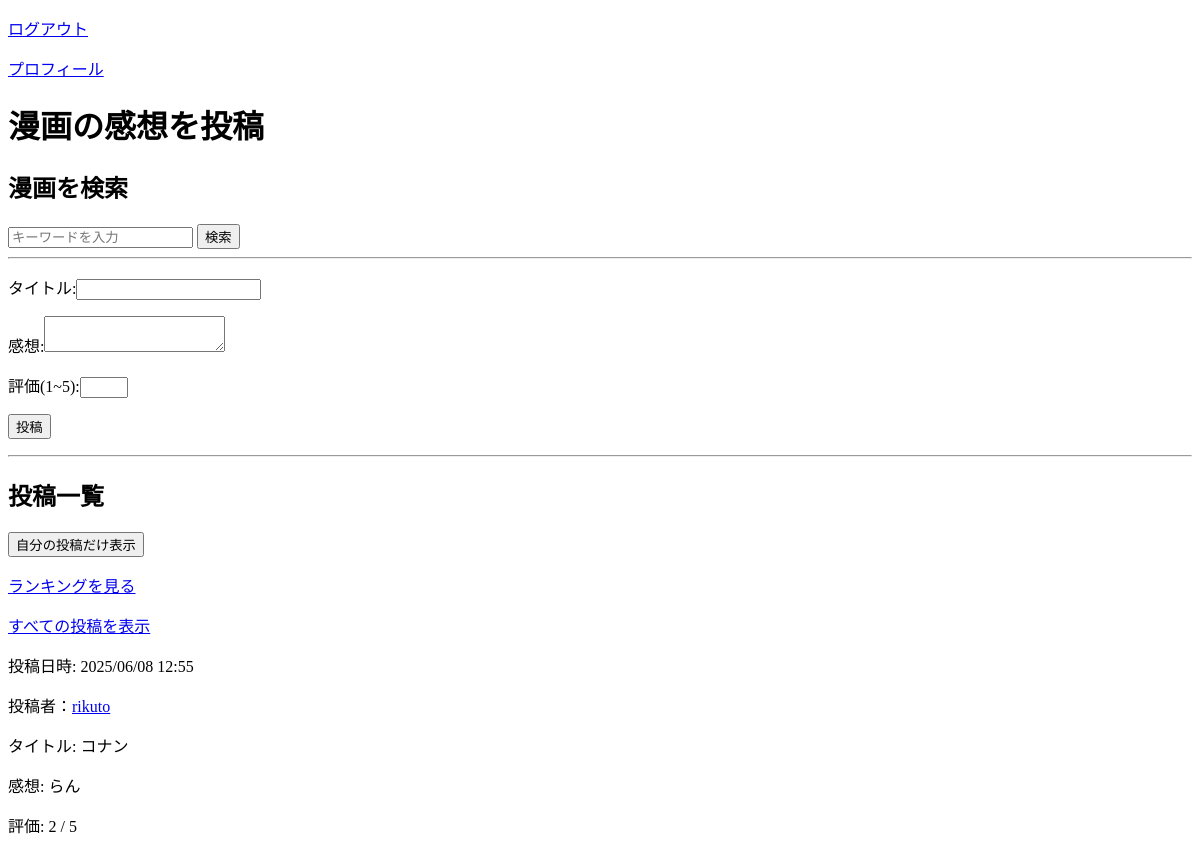
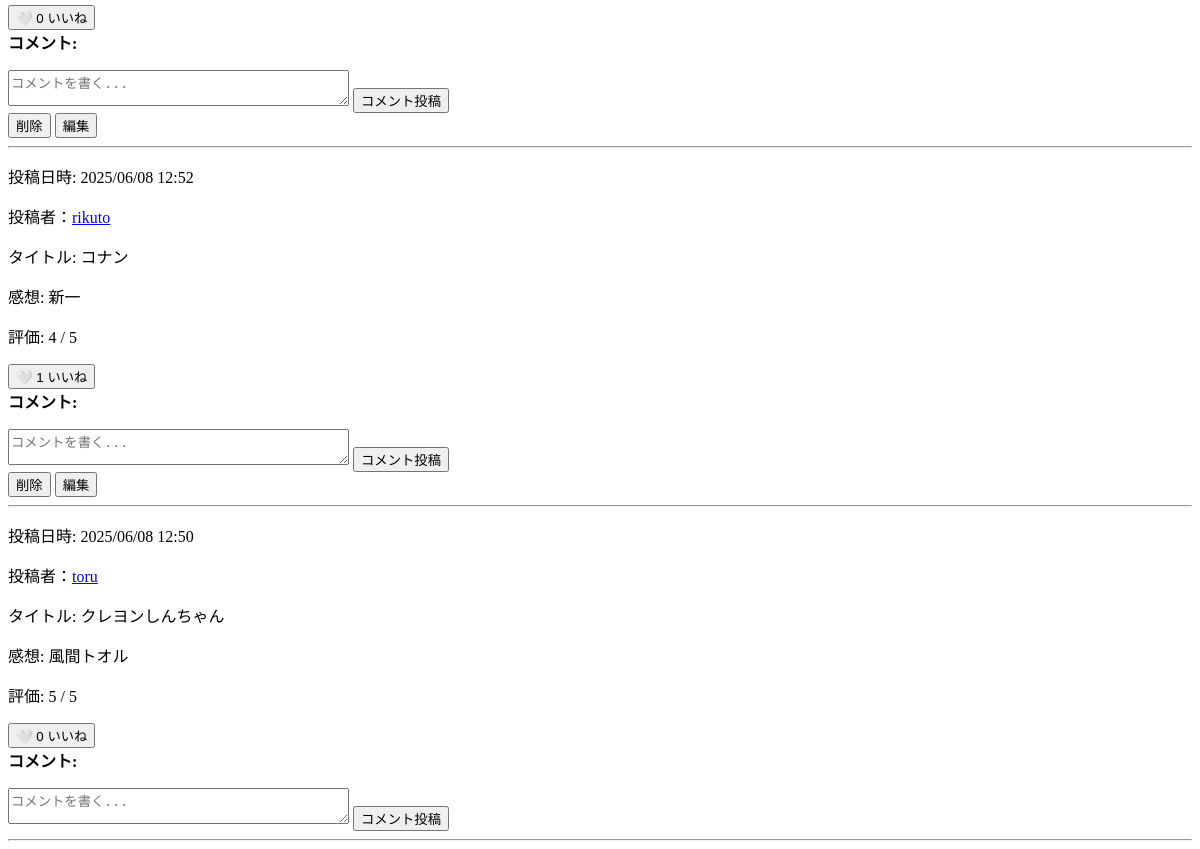
/ (signed in), run on an earlier commit of the app's database (2 pictures, top to bottom).
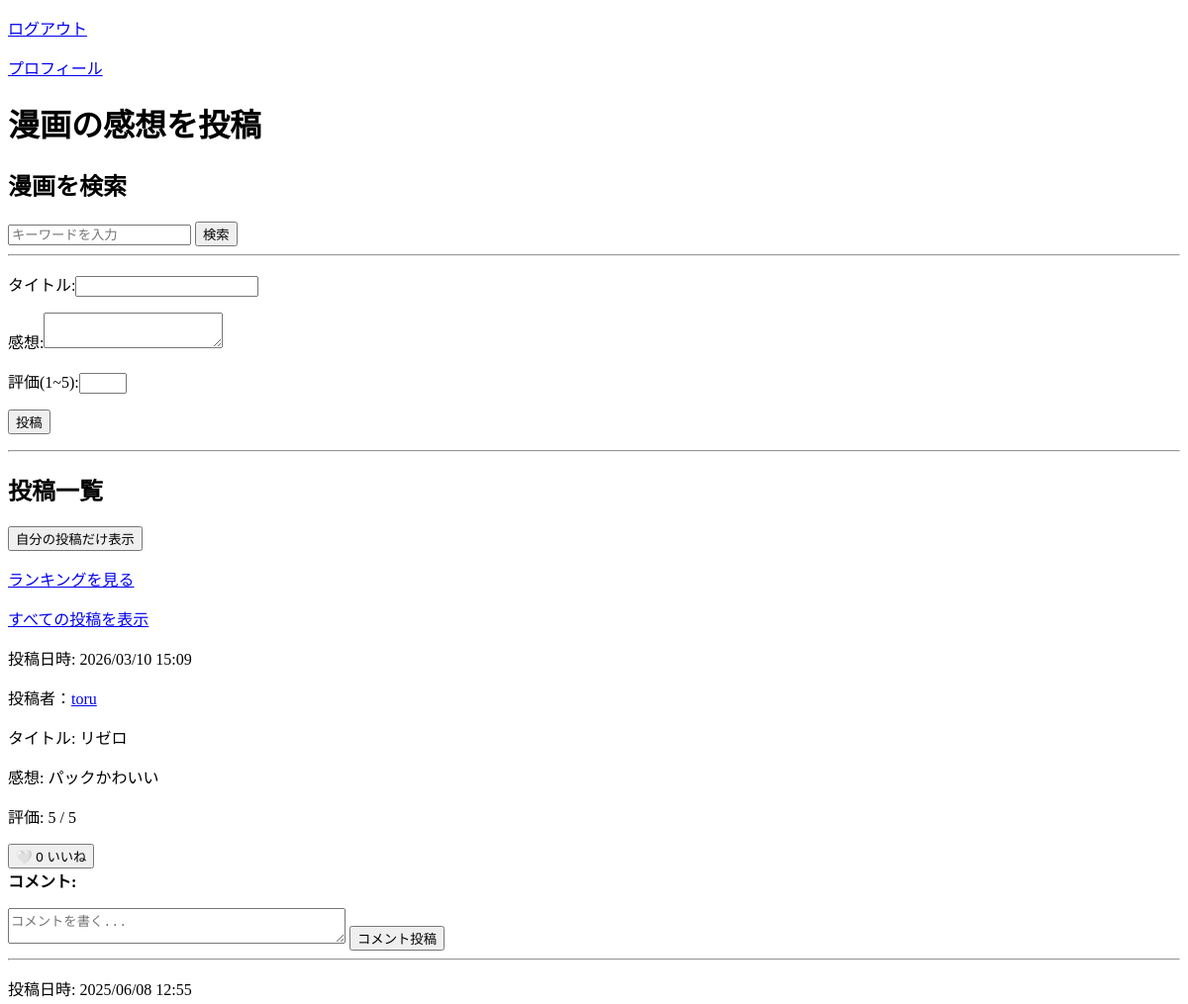
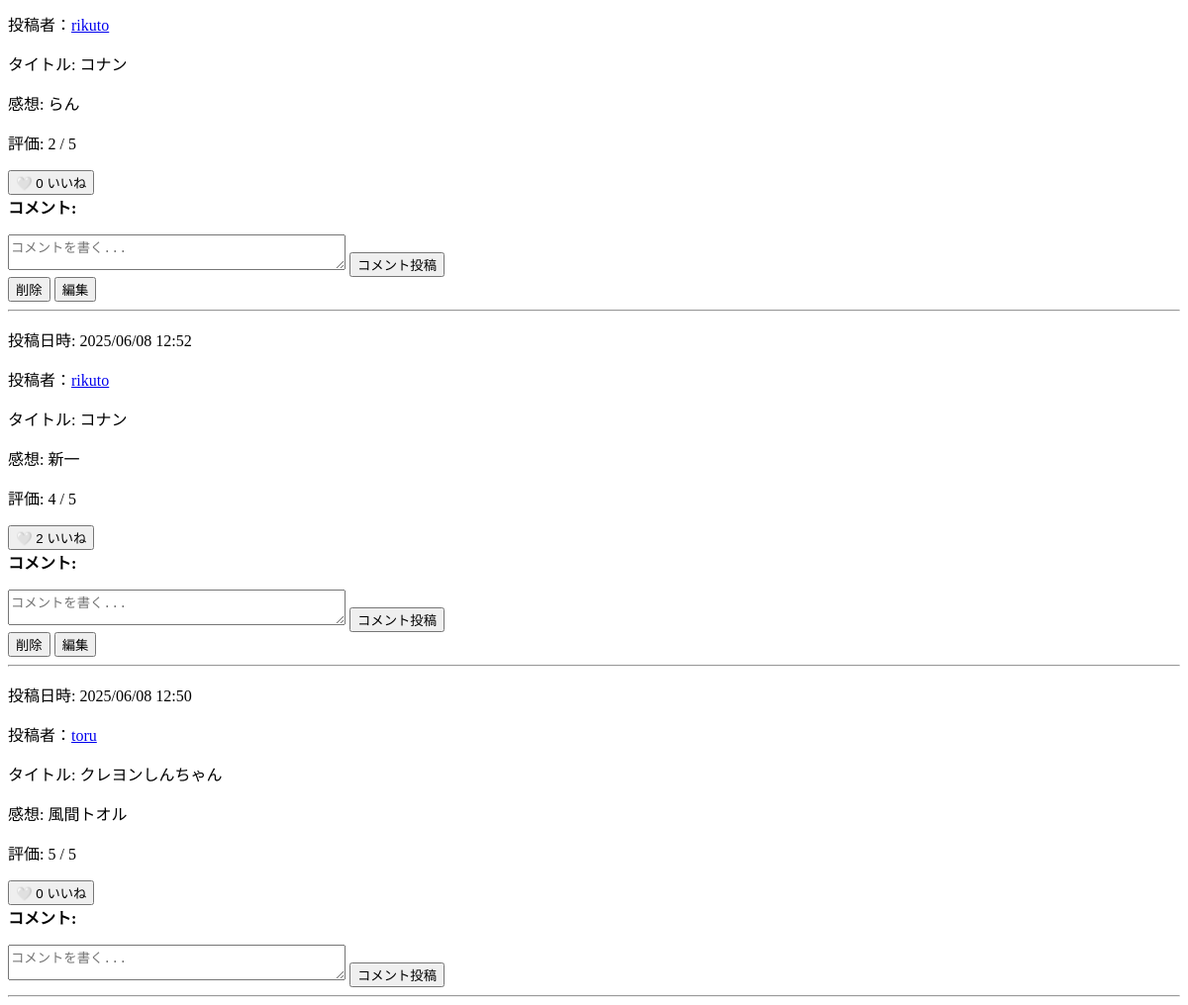
And on a later commit of the database (2 pictures, top to bottom).
### app/models.py (models this page shows, shortened)
class Book(db.Model):
    id = db.Column(db.Integer, primary_key=True)
    title = db.Column(db.String(100), nullable=False)
    review = db.Column(db.Text, nullable=False)
    rating = db.Column(db.Integer, nullable=False)
    created_at = db.Column(db.DateTime, default=datetime.utcnow)
    user_id = db.Column(db.Integer, db.ForeignKey('user.id'), nullable=False)
    user = db.relationship('User', backref='books')
    likes = db.relationship('Like', backref='book', cascade="all, delete", lazy='dynamic')
    comments = db.relationship('Comment', backref='book', cascade='all, delete', lazy='dynamic')

class User(db.Model, UserMixin):
    id = db.Column(db.Integer, primary_key=True)
    username = db.Column(db.String(64), unique=True, nullable=False)
    password_hash = db.Column(db.String(128), nullable=False)
    likes = db.relationship('Like', backref='user', cascade="all, delete", lazy='dynamic')
    profile_image = db.Column(db.String(256), nullable=True)
    display_name = db.Column(db.String(64), nullable=True)
    bio = db.Column(db.Text)

### app/routes.py (the view, shortened to what this page needs)
@bp.route("/", methods=["GET", "POST"])
@login_required
def index():
    error = None
    title = ""
    review = ""
    rating = ""
    filter_option = request.args.get("filter", "")
    keyword = request.args.get("keyword", "")
    if filter_option == "my_posts":
        books = Book.query.filter_by(user_id=current_user.id).all()
    elif keyword:
        books = Book.query.filter(Book.title.contains(keyword)).order_by(Book.created_at.desc()).all()
    else:
        books = Book.query.order_by(Book.created_at.desc()).all()
    return render_template("index.html", posts=books, error=error,
                           input_title=title, input_review=review, input_rating=rating)

### app/__init__.py (called while the page is built)
def create_app():
    app = Flask(__name__)
    app.config['SQLALCHEMY_DATABASE_URI'] = 'sqlite:///app.db'
    app.config['SQLALCHEMY_TRACK_MODIFICATIONS'] = False
    app.config['SECRET_KEY'] = 'secret-key' # ログインに必要
    db.init_app(app)
    migrate.init_app(app, db)
    from app.routes import bp
    app.register_blueprint(bp)
    login_manager = LoginManager()
    login_manager.init_app(app)
    login_manager.login_view = "main.login"  # 未ログイン時のリダイレクト先
    @login_manager.user_loader
    def load_user(user_id):
        return User.query.get(int(user_id))
    return app

### app/templates/index.html (shortened to what this page needs)
<!DOCTYPE html>
<html lang="ja">
    <head>
    </head>
    <body>
        <p>
            <a href="{{ url_for('main.logout') }}">ログアウト</a>
        </p>
        <p><a href="{{ url_for('main.profile') }}">プロフィール</a></p>
        <h1>漫画の感想を投稿</h1>
        <h2>漫画を検索</h2>
        <form method="GET" action="{{ url_for('main.index') }}">
            <input type="text" name="keyword" placeholder="キーワードを入力" value="{{ request.args.get('keyword', '') }}">
            <input type="submit" value="検索">
        </form>
        <hr>
        <form method="POST">
            <p>タイトル:<input type="text" name="title" value="{{ input_title }}" required></p>
            <p>感想:<textarea name="review" required>{{ input_review }}</textarea></p>
            <p>評価(1~5):<input type="number" name="rating" min="1" max="5" value="{{ input_rating }}" required></p>
            <p><input type="submit" value="投稿"></p>
        </form>
        <hr>
        <h2>投稿一覧</h2>
        <form method="GET" action="/" style="display: inline;">
            <button type="submit">自分の投稿だけ表示</button>
        </form>
        <p><a href="{{ url_for('main.ranking') }}">ランキングを見る</a></p>
        <p><a href="/">すべての投稿を表示</a></p>
        {% for post in posts %}
            <p>投稿日時: {{ post.created_at.strftime('%Y/%m/%d %H:%M') }}</p>
            <p>投稿者：<a href="{{ url_for('main.user_profile', user_id=post.user.id) }}">{{ post.user.username }}</a></p>
            <p>タイトル: {{ post.title }}</p>
            <p>感想: {{ post.review }}</p>
            <p>評価: {{ post.rating }} / 5</p>
            <form method="POST" action="{{ url_for('main.toggle_like', book_id=post.id) }}" style="display: inline;">
                <button type="submit">
                    {% if current_user in post.liked_users %}
                        ❤️ {{ post.likes.count() }} いいね解除
                    {% else %}
                        🤍 {{ post.likes.count() }} いいね
                    {% endif %}
                </button>
            </form>
            <div>
                <strong>コメント:</strong>
            </div>
            <form method="POST" action="{{ url_for('main.add_comment', book_id=post.id) }}">
                <textarea name="content" rows="2" cols="40" placeholder="コメントを書く..."></textarea>
                <button type="submit">コメント投稿</button>
            </form>
            {% if post.user_id == current_user.id %}
                <form method="POST" action="{{ url_for('main.delete', id=post.id) }}" style="display: inline;">
                    <button type="submit">削除</button>
                </form>
                <form method="GET" action="{{ url_for('main.edit', id=post.id) }}" style="display: inline;">
                    <button type="submit">編集</button>
                </form>
            {% endif %}
            <hr>
        {% endfor %}
    </body>
</html>

What changed in the data, as far as the page shows it:
added Book: created_at "2026/03/10 15:09", user.username "toru", title "リゼロ", review "パックかわいい", rating "5", likes.count "0"
computed for Book "新一": likes.count "1" → "2"
